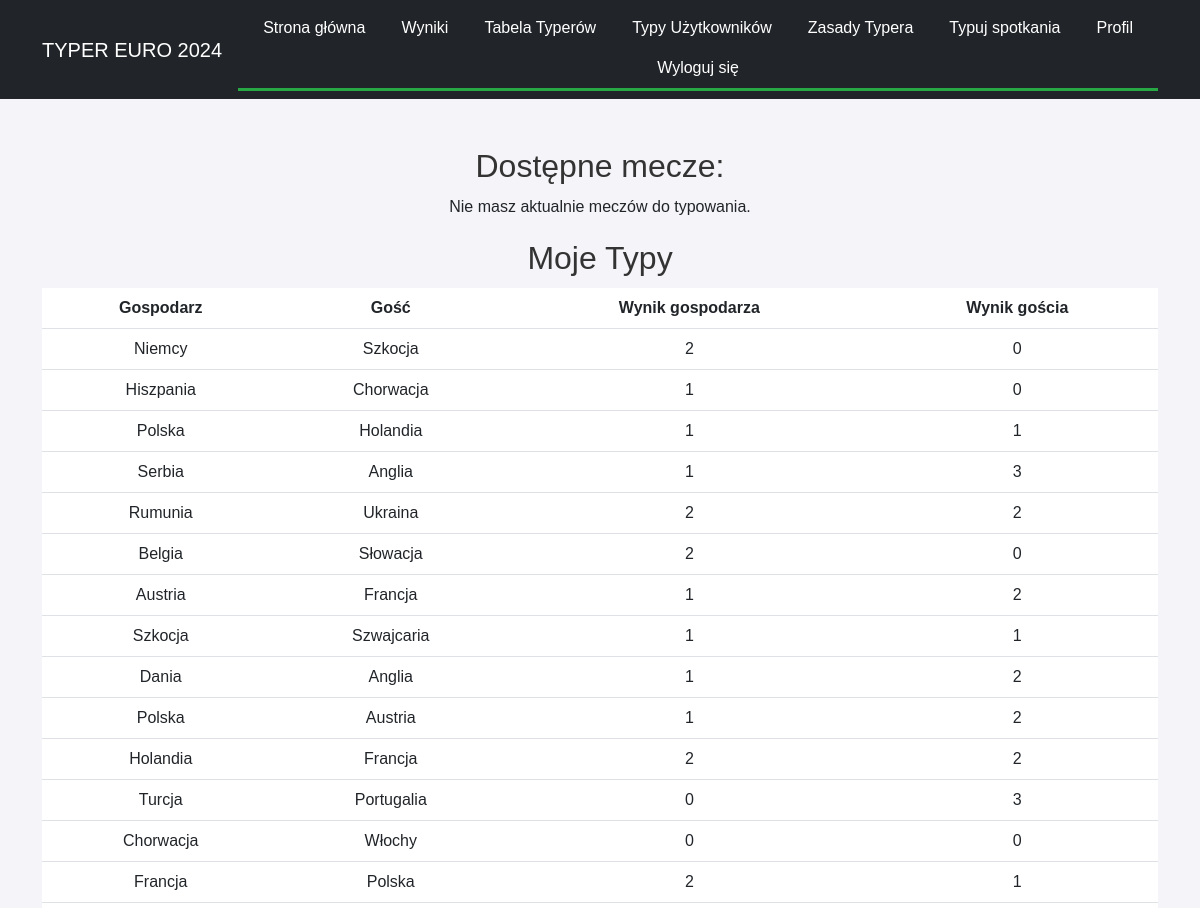
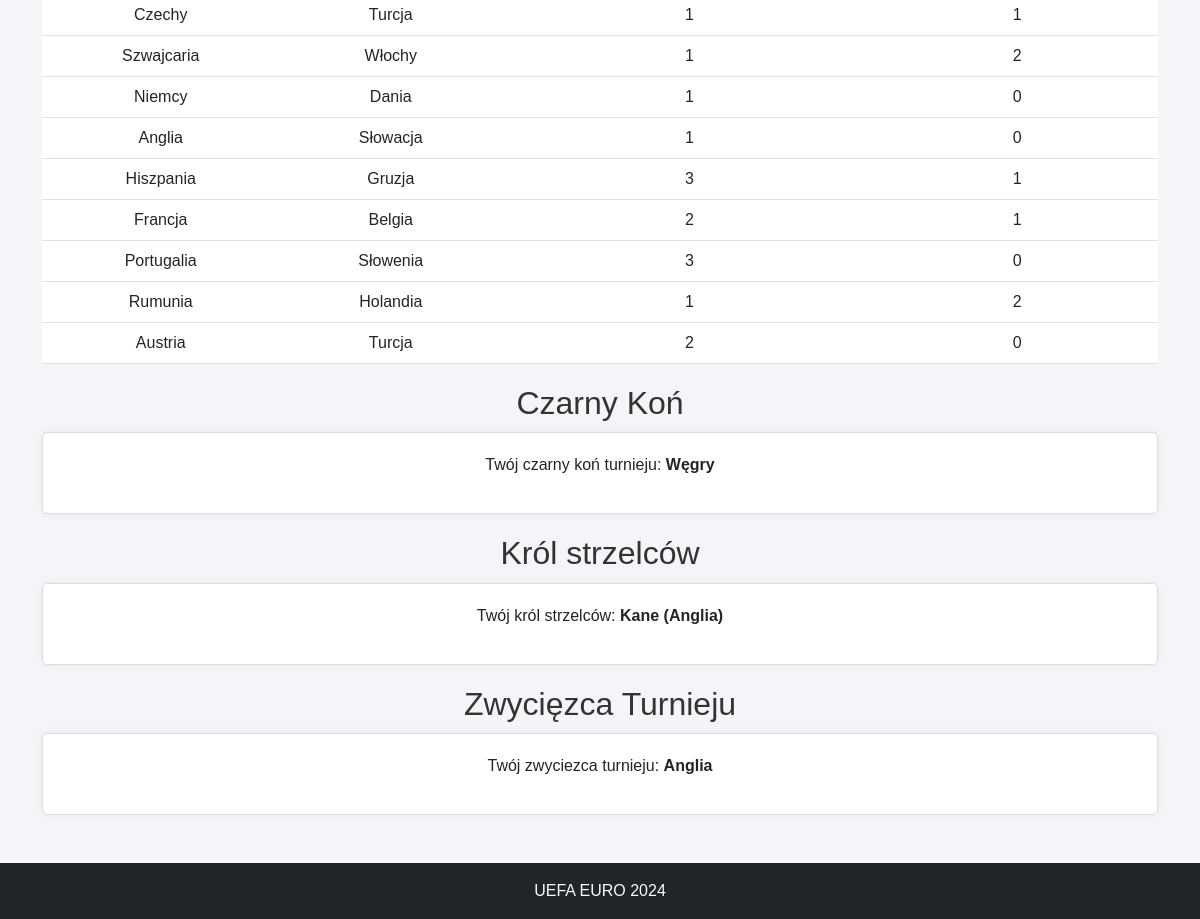
The page /betting/ (signed in) on the database its author committed (2 pictures, top to bottom).
### contest/models.py (models this page shows, shortened)
class Article(models.Model):
    title = models.CharField(max_length=200)
    slug = models.SlugField(max_length=200, unique=True, blank=True)
    content = models.TextField()
    author = models.ForeignKey(User, on_delete=models.CASCADE)
    created_at = models.DateTimeField(auto_now_add=True)
    updated_at = models.DateTimeField(auto_now=True)

class Bet(models.Model):
    STATUS_CHOICES = [
        (0, 'Pending'),
        (1, 'Wrong'),
        (2, 'Good'),
        (3, 'Exact'),
    ]
    user = models.ForeignKey(User, on_delete=models.CASCADE)
    match = models.ForeignKey(Match, on_delete=models.CASCADE)
    home_team_score = models.IntegerField()
    away_team_score = models.IntegerField()
    status = models.IntegerField(choices=STATUS_CHOICES, default=0)
    created_at = models.DateTimeField(auto_now_add=True)
    updated_at = models.DateTimeField(auto_now=True)

class Match(models.Model):
    group = models.CharField(max_length=2)
    home_team = models.CharField(max_length=100)
    away_team = models.CharField(max_length=100)
    date = models.DateTimeField()
    place = models.CharField(max_length=100)
    actual_home_team_score = models.IntegerField(null=True, blank=True, default=0)
    actual_away_team_score = models.IntegerField(null=True, blank=True, default=0)
    final_score = models.BooleanField(default=False)

class UnderdogSelection(models.Model):
    team = models.CharField(max_length=50)
    user = models.OneToOneField(User, on_delete=models.CASCADE)
    confirmed = models.BooleanField(default=False)

class TopScorerSelection(models.Model):
    player = models.CharField(max_length=100)
    country = models.CharField(max_length=100)
    confirmed = models.BooleanField(default=False)
    is_top_scorer = models.BooleanField(default=False)
    user = models.ForeignKey(User, on_delete=models.CASCADE, null=True, blank=True)

class TournamentWinnerSelection(models.Model):
    team = models.ForeignKey(Team, on_delete=models.CASCADE)
    user = models.OneToOneField(User, on_delete=models.CASCADE)
    confirmed = models.BooleanField(default=False)  # Add this line

class Team(models.Model):
    name = models.CharField(max_length=255, unique=True)
    is_winner = models.BooleanField(default=False)

### contest/views.py (the view)
# urls.py: path('betting/', views.betting, name='betting'),
@login_required
def betting(request):
    available_matches = Match.objects.exclude(
        bet__user=request.user
    ).exclude(final_score=True)
    my_bets = Bet.objects.filter(user=request.user)
    try:
        underdog = UnderdogSelection.objects.get(user=request.user)
    except UnderdogSelection.DoesNotExist:
        underdog = None
    try:
        top_scorer = TopScorerSelection.objects.get(user=request.user)
    except TopScorerSelection.DoesNotExist:
        top_scorer = None
    try:
        tournament_winner = TournamentWinnerSelection.objects.get(user=request.user)
    except TournamentWinnerSelection.DoesNotExist:
        tournament_winner = None
    if request.method == 'POST':
        if 'place_bet' in request.POST:
            match_id = request.POST['place_bet']
            home_team_score = request.POST.get(f'home_team_score_{match_id}')
            away_team_score = request.POST.get(f'away_team_score_{match_id}')
            if home_team_score is not None and away_team_score is not None:
                match = Match.objects.get(id=match_id)
                Bet.objects.create(
                    user=request.user,
                    match=match,
                    home_team_score=home_team_score,
                    away_team_score=away_team_score
                )
                messages.success(request, 'Bet placed successfully!')
            else:
                messages.error(request, 'Please provide valid scores.')
            return redirect('betting')
        if 'confirm_underdog' in request.POST:
            underdog_form = UnderdogForm(request.POST)
            if underdog_form.is_valid():
                underdog_selection = underdog_form.save(commit=False)
                underdog_selection.user = request.user
                underdog_selection.save()
                messages.success(request, 'Underdog selected successfully!')
                return redirect('betting')
        if 'confirm_top_scorer' in request.POST:
            top_scorer_form = TopScorerForm(request.POST)
            if top_scorer_form.is_valid():
                top_scorer_selection = top_scorer_form.save(commit=False)
                top_scorer_selection.user = request.user
                top_scorer_selection.save()
                messages.success(request, 'Top scorer selected successfully!')
                return redirect('betting')
        if 'confirm_winner' in request.POST:
            winner_form = TournamentWinnerForm(request.POST)
            if winner_form.is_valid():
                winner_selection = winner_form.save(commit=False)
                winner_selection.user = request.user
                winner_selection.save()
                messages.success(request, 'Tournament winner selected successfully!')
                return redirect('betting')
    else:
        underdog_form = UnderdogForm(instance=underdog)
        top_scorer_form = TopScorerForm(instance=top_scorer)
        winner_form = TournamentWinnerForm(instance=tournament_winner)
    context = {
        'available_matches': available_matches,
        'my_bets': my_bets,
        'underdog_form': underdog_form,
        'top_scorer_form': top_scorer_form,
        'winner_form': winner_form,
        'underdog': underdog,
        'top_scorer': top_scorer,
        'tournament_winner': tournament_winner,
    }
    return render(request, 'betting.html', context)

### contest/templatetags/article_tags.py (called while the page is built)
@register.simple_tag
def get_articles():
    return Article.objects.all()

### contest/templates/betting.html
{% extends "base.html" %}
{% block content %}
<h2>Dostępne mecze:</h2>
{% if available_matches %}
    <div class="card">
        <table class="table centered">
            <thead>
                <tr>
                    <th>Gospodarz</th>
                    <th>Gość</th>
                    <th>Data</th>
                    <th>Typ</th>
                </tr>
            </thead>
            <tbody>
                {% for match in available_matches %}
                <tr>
                    <td>{{ match.home_team }}</td>
                    <td>{{ match.away_team }}</td>
                    <td>{{ match.date }}</td>
                    <td>
                        <form method="post" class="bet-form">
                            {% csrf_token %}
                            <input type="hidden" name="place_bet" value="{{ match.id }}">
                            <div class="bet-inputs">
                                <label for="home_team_score_{{ match.id }}">Wynik gospodarza:</label>
                                <input type="number" name="home_team_score_{{ match.id }}" id="home_team_score_{{ match.id }}">
                                <label for="away_team_score_{{ match.id }}">Wynik gościa:</label>
                                <input type="number" name="away_team_score_{{ match.id }}" id="away_team_score_{{ match.id }}">
                            </div>
                            <button type="submit" class="button">Potwierdź</button>
                        </form>
                    </td>
                </tr>
                {% endfor %}
            </tbody>
        </table>
    </div>
{% else %}
    <p class="centered">Nie masz aktualnie meczów do typowania.</p>
{% endif %}
<h2>Moje Typy</h2>
{% if my_bets %}
<table class="table centered">
    <thead>
        <tr>
            <th>Gospodarz</th>
            <th>Gość</th>
            <th>Wynik gospodarza</th>
            <th>Wynik gościa</th>
        </tr>
    </thead>
    <tbody>
        {% for bet in my_bets %}
        <tr>
            <td>{{ bet.match.home_team }}</td>
            <td>{{ bet.match.away_team }}</td>
            <td>{{ bet.home_team_score }}</td>
            <td>{{ bet.away_team_score }}</td>
        </tr>
        {% endfor %}
    </tbody>
</table>
{% else %}
    <p>Nie wytypowałeś jeszcze żadnego meczu.</p>
{% endif %}
<h2>Czarny Koń</h2>
{% if underdog %}
    <div class="card">
        <p>Twój czarny koń turnieju: <strong>{{ underdog.team }}</strong></p>
    </div>
{% else %}
    <form method="post">
        {% csrf_token %}
        {{ underdog_form.as_p }}
        <button type="submit" name="confirm_underdog" class="button">Potwierdź swój typ</button>
    </form>
{% endif %}
<h2>Król strzelców</h2>
{% if top_scorer %}
    <div class="card">
        <p>Twój król strzelców: <strong>{{ top_scorer.player }}</strong></p>
    </div>
{% else %}
    <form method="post">
        {% csrf_token %}
        {{ top_scorer_form.as_p }}
        <button type="submit" name="confirm_top_scorer" class="button">Potwierdź swój typ</button>
    </form>
{% endif %}
<h2>Zwycięzca Turnieju</h2>
{% if tournament_winner %}
    <div class="card">
        <p>Twój zwyciezca turnieju: <strong>{{ tournament_winner.team.name }}</strong></p>
    </div>
{% else %}
    <form method="post">
        {% csrf_token %}
        {{ winner_form.as_p }}
        <button type="submit" name="confirm_winner" class="button">Potwierdź swój typ</button>
    </form>
{% endif %}
{% endblock %}

### contest/templates/base.html (shortened to what this page needs)
{% load static %}
{% load article_tags %}
<!DOCTYPE html>
<html lang="pl">
<head>
    <link href="https://cdn.jsdelivr.net/npm/bootstrap@5.3.0/dist/css/bootstrap.min.css" rel="stylesheet">
    <link rel="stylesheet" type="text/css" href="{% static 'css/styles.css' %}">
    <link rel="stylesheet" href="https://cdnjs.cloudflare.com/ajax/libs/font-awesome/6.0.0-beta3/css/all.min.css">
</head>
<body>
<nav class="navbar navbar-expand-lg navbar-dark bg-dark">
    <div class="container bg-dark border-0">
        <a class="navbar-brand" href="{% url 'home' %}">TYPER EURO 2024</a>
        <div class="collapse navbar-collapse justify-content-center" id="navbarNav">
            <ul class="navbar-nav bg-dark flex-wrap">
                <li class="nav-item">
                    <a class="nav-link" href="{% url 'home' %}">Strona główna</a>
                </li>
                <li class="nav-item">
                    <a class="nav-link" href="{% url 'results' %}">Wyniki</a>
                </li>
                <li class="nav-item">
                    <a class="nav-link" href="{% url 'leaderboard' %}">Tabela Typerów</a>
                </li>
                <li class="nav-item">
                    <a class="nav-link" href="{% url 'user_predictions' %}">Typy Użytkowników</a>
                </li>
                {% get_articles as articles %}
                {% for article in articles %}
                <li class="nav-item">
                    <a class="nav-link" href="{% url 'view_article' article.slug %}">{{ article.title }}</a>
                </li>
                {% endfor %}
                {% if user.is_authenticated %}
                {% if not user.is_superuser %}
                <li class="nav-item">
                    <a class="nav-link" href="{% url 'betting' %}">Typuj spotkania</a>
                </li>
                {% endif %}
                <li class="nav-item">
                    <a class="nav-link" href="{% url 'profile' %}">Profil</a>
                </li>
                <li class="nav-item">
                    <a class="nav-link" href="#" id="logout-link"
                       onclick="document.getElementById('logout-form').submit(); return false;">Wyloguj się</a>
                </li>
                {% else %}
                <li class="nav-item">
                    <a class="nav-link" href="{% url 'login' %}">Zaloguj się</a>
                </li>
                {% endif %}
            </ul>
        </div>
    </div>
</nav>
<div class="container-fluid container-lg mt-5">
    {% block content %}{% endblock %}
</div>
<footer class="footer bg-dark text-light text-center py-3 mt-5">
    <p class="mb-0">UEFA EURO 2024</p>
</footer>
</body>
</html>

### static/css/styles.css (style rules this page uses)
body { font-family: Arial, sans-serif; margin: 0; padding: 0; background-color: #f4f4f9; }
nav ul { list-style-type: none; padding: 0; margin: 0; background-color: #343a40; display: flex; justify-content: center; border-bottom: 3px solid #28a745; }
nav ul li { margin: 0; }
nav ul li a { display: block; color: white; text-align: center; padding: 15px 20px; text-decoration: none; transition: background-color 0.3s; }
h1, h2 { text-align: center; color: #333; margin-top: 20px; margin-bottom: 10px; }
.card { padding: 20px; margin-bottom: 20px; border: 1px solid #ddd; background-color: #fff; border-radius: 5px; box-shadow: 0 0 10px rgba(0, 0, 0, 0.05); text-align: center; }
.footer { background-color: #343a40; color: #fff; padding: 10px 0; text-align: center; }
.footer p { margin: 0; }
ul { padding: 0; list-style-type: none; text-align: center; }
ul li { margin-bottom: 10px; }
.table { margin: 0 auto; text-align: center; }
.table tr { text-align: center; }
.centered { margin: 0 auto; text-align: center; }
.navbar-nav .nav-item { margin-left: 10px; margin-right: 10px; }
.navbar-nav .nav-link { color: white !important; }

### rows shown on the page
Article: title "Zasady Typera"
Bet: match.home_team "Niemcy", match.away_team "Szkocja", home_team_score "2", away_team_score "0"
Bet: match.home_team "Hiszpania", match.away_team "Chorwacja", home_team_score "1", away_team_score "0"
Bet: match.home_team "Polska", match.away_team "Holandia", home_team_score "1", away_team_score "1"
Bet: match.home_team "Serbia", match.away_team "Anglia", home_team_score "1", away_team_score "3"
Bet: match.home_team "Rumunia", match.away_team "Ukraina", home_team_score "2", away_team_score "2"
Bet: match.home_team "Belgia", match.away_team "Słowacja", home_team_score "2", away_team_score "0"
Bet: match.home_team "Austria", match.away_team "Francja", home_team_score "1", away_team_score "2"
Bet: match.home_team "Szkocja", match.away_team "Szwajcaria", home_team_score "1", away_team_score "1"
Bet: match.home_team "Dania", match.away_team "Anglia", home_team_score "1", away_team_score "2"
Bet: match.home_team "Polska", match.away_team "Austria", home_team_score "1", away_team_score "2"
Bet: match.home_team "Holandia", match.away_team "Francja", home_team_score "2", away_team_score "2"
Bet: match.home_team "Turcja", match.away_team "Portugalia", home_team_score "0", away_team_score "3"
Bet: match.home_team "Chorwacja", match.away_team "Włochy", home_team_score "0", away_team_score "0"
Bet: match.home_team "Francja", match.away_team "Polska", home_team_score "2", away_team_score "1"
Bet: match.home_team "Czechy", match.away_team "Turcja", home_team_score "1", away_team_score "1"
Bet: match.home_team "Szwajcaria", match.away_team "Włochy", home_team_score "1", away_team_score "2"
Bet: match.home_team "Niemcy", match.away_team "Dania", home_team_score "1", away_team_score "0"
Bet: match.home_team "Anglia", match.away_team "Słowacja", home_team_score "1", away_team_score "0"
Bet: match.home_team "Hiszpania", match.away_team "Gruzja", home_team_score "3", away_team_score "1"
Bet: match.home_team "Francja", match.away_team "Belgia", home_team_score "2", away_team_score "1"
Bet: match.home_team "Portugalia", match.away_team "Słowenia", home_team_score "3", away_team_score "0"
Bet: match.home_team "Rumunia", match.away_team "Holandia", home_team_score "1", away_team_score "2"
Bet: match.home_team "Austria", match.away_team "Turcja", home_team_score "2", away_team_score "0"
UnderdogSelection: team "Węgry"
TopScorerSelection: player "Kane (Anglia)"
TournamentWinnerSelection: team.name "Anglia"
